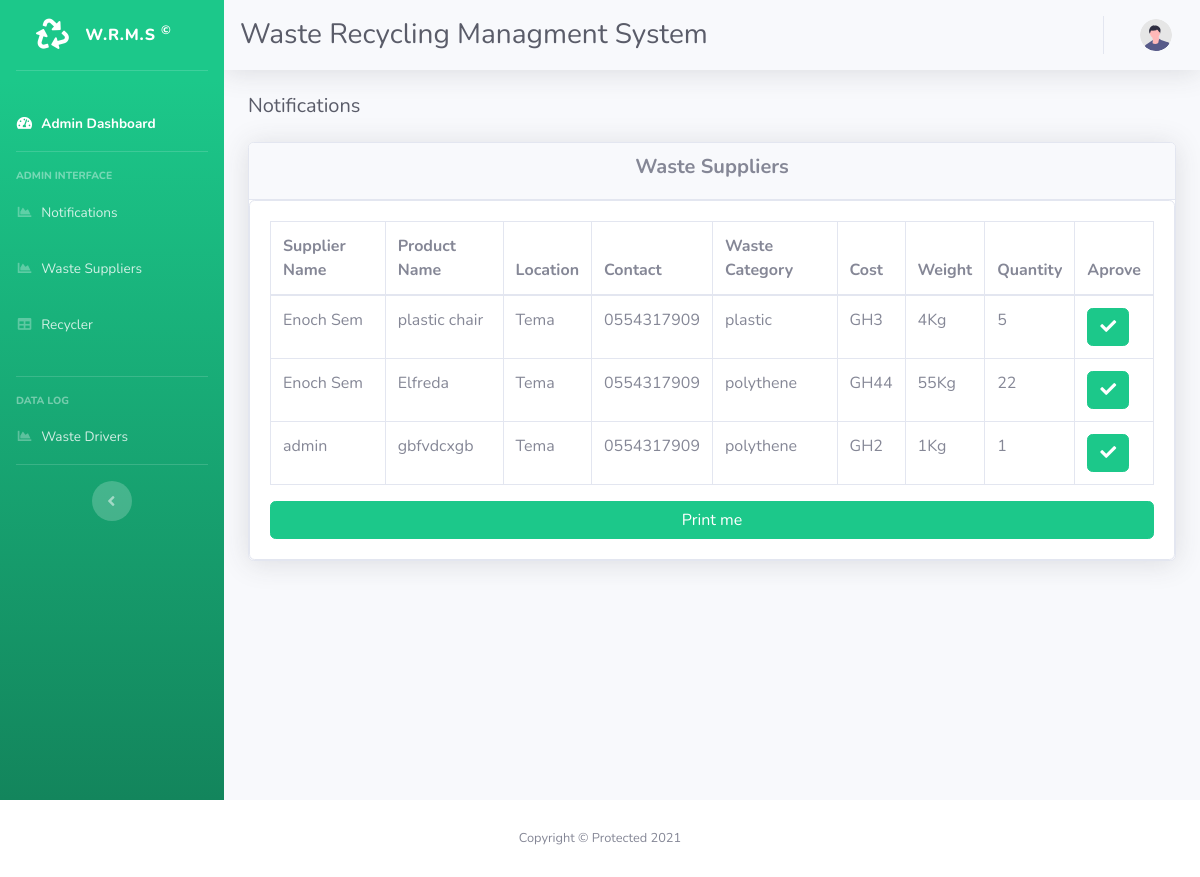
The page /admin/notification.php on the database its author committed.
### tables this page shows
CREATE TABLE `waste` (
  `id` int(100) NOT NULL,
  `name` varchar(50) NOT NULL,
  `category` varchar(100) NOT NULL,
  `discription` varchar(200) DEFAULT NULL,
  `price` varchar(50) NOT NULL,
  `weight` int(100) NOT NULL,
  `quantity` int(200) NOT NULL,
  `imagelink` varchar(100) DEFAULT NULL,
  `supplierName` varchar(50) NOT NULL,
  `contact` varchar(15) NOT NULL,
  `location` varchar(50) NOT NULL
);

### admin/notification.php (the view, shortened to what this page needs)
<?php
include "admin_Template/header.php";
include "admin_Template/nav.php";
?>
<div class="container-fluid">
    <div class="d-sm-flex align-items-center justify-content-between mb-4">
        <h1 class="h5 mb-0 text-gray-800">Notifications</h1>
    </div>
    <div class="card shadow ">
        <div  class="card-header">
            <h5 class="text text-center "><b>Waste Suppliers</b></h5>
        </div>
        <div class="card card-body">
            <div id="Suppliers" class="table-responsive">
                <table class="table  table-bordered" id="mainTable"  >
                    <thead>
                        <tr>
                            <th>Supplier Name</th>
                            <th>Product Name</th>
                            <th>Location</th>
                            <th>Contact</th>
                            <th>Waste Category </th>
                            <th>Cost</th>
                            <th>Weight</th>
                            <th>Quantity</th>
                            <th>Aprove</th>
                        </tr>
                    </thead>
                    <tbody>
                         <?php
                        include_once '../connection.php';
                        $sql="SELECT * FROM waste;";
                          if ($query=mysqli_query($conn,$sql)) {
                            while ( $row=mysqli_fetch_assoc($query)) {
                              ?>
                        <tr>
                            <td><?php echo $row['supplierName']; ?></td>
                            <td><?php echo $row['name']; ?></td>
                            <td><?php echo $row['location']; ?></td>
                            <td><?php echo $row['contact']; ?></td>
                            <td><?php echo $row['category']; ?></td>
                            <td><?php echo "GH".$row['price']; ?></td>
                            <td><?php echo $row['weight']."Kg"; ?></td>
                            <td><?php echo $row['quantity']; ?></td>
                            <td>
                                <form action="send_notification.php" method="POST">
                                <button class="btn btn-success" name="aproved_btn"><i class="fas fa-check"></i></button>
                                </form>
                            </td>
                        </tr>
                        <?php
                           }
                          }else{echo "No records";}
                        ?>
                    </tbody>
                </table>
                </div>
                    <button onclick="printcontent('Suppliers')" class="btn btn-success btn-block">Print me</button>
                </div>
            </div>
        </div>
    </div>
</div>
<?php
include "admin_Template/footer.php";
?>

### admin/admin_Template/header.php (shortened to what this page needs)
<!DOCTYPE html>
<html lang="en">
<head>
    <link href="../vendor/fontawesome-free/css/all.min.css" rel="stylesheet" type="text/css">
    <link href="../css/sb-admin-2.min.css" rel="stylesheet">
</head>
<body id="page-top">
    <div id="wrapper">

### admin/admin_Template/nav.php (shortened to what this page needs)
<ul class="navbar-nav bg-gradient-success sidebar sidebar-dark accordion" id="accordionSidebar">
    <a class="sidebar-brand d-flex align-items-center justify-content-center" href="index.html">
        <div class="sidebar-brand-icon rotate-n-15">
            <i class="fas fa-recycle"></i>
        </div>
        <div class="sidebar-brand-text mx-3">W.R.M.S <sup>&copy;</sup></div>
    </a>
    <hr class="sidebar-divider my-0">
    <br>
    <li class="nav-item active">
        <a class="nav-link" href="index.php">
            <i class="fas fa-fw fa-tachometer-alt"></i>
            <span>Admin Dashboard</span></a>
    </li>
    <hr class="sidebar-divider">
    <div class="sidebar-heading">
        Admin Interface
    </div>
    <li class="nav-item">
        <a class="nav-link" href="notification.php">
            <i class="fas fa-fw fa-chart-area"></i>
            <span>Notifications</span></a>
    </li>
    <li class="nav-item">
        <a class="nav-link" href="waste_suppliers.php">
            <i class="fas fa-fw fa-chart-area"></i>
            <span>Waste Suppliers</span></a>
    </li>
    <li class="nav-item">
        <a class="nav-link" href="recycler.php">
            <i class="fas fa-fw fa-table"></i>
            <span>Recycler</span></a>
    </li>
<br>
    <hr class="sidebar-divider">
    <div class="sidebar-heading">
        Data Log
    </div>
    <li class="nav-item">
        <a class="nav-link" href="waste_drivers.php">
            <i class="fas fa-fw fa-chart-area"></i>
            <span>Waste Drivers</span></a>
    </li>
    <hr class="sidebar-divider d-none d-md-block">
    <div class="text-center d-none d-md-inline">
        <button class="rounded-circle border-0" id="sidebarToggle"></button>
    </div>
</ul>
<div id="content-wrapper" class="d-flex flex-column">
    <div id="content">
        <nav class="navbar navbar-expand navbar-light bg-light topbar mb-4 static-top shadow">
            <h1 class="h3 mb-0 text-gray-800">Waste Recycling Managment System</h1>
            <ul class="navbar-nav ml-auto">
                <li class="nav-item dropdown no-arrow">
                    <a class="nav-link dropdown-toggle" href="#" id="userDropdown" role="button"
                        data-toggle="dropdown" aria-haspopup="true" aria-expanded="false">
                        <img class="img-profile rounded-circle"
                            src="../img/undraw_profile.svg">
                    </a>
                </li>
            </ul>
        </nav>

### admin/admin_Template/footer.php (shortened to what this page needs)
    </div>
    <footer class="sticky-footer bg-white">
        <div class="container my-auto">
            <div class="copyright text-center my-auto">
                <span>Copyright &copy; Protected 2021</span>
            </div>
        </div>
    </footer>
</body>
</html>

### rows shown on the page
waste: supplierName "Enoch Sem", name "plastic chair", location "Tema", contact "0554317909", category "plastic", price "3", weight "4", quantity "5"
waste: supplierName "Enoch Sem", name "Elfreda", location "Tema", contact "0554317909", category "polythene", price "44", weight "55", quantity "22"
waste: supplierName "admin", name "gbfvdcxgb", location "Tema", contact "0554317909", category "polythene", price "2", weight "1", quantity "1"
